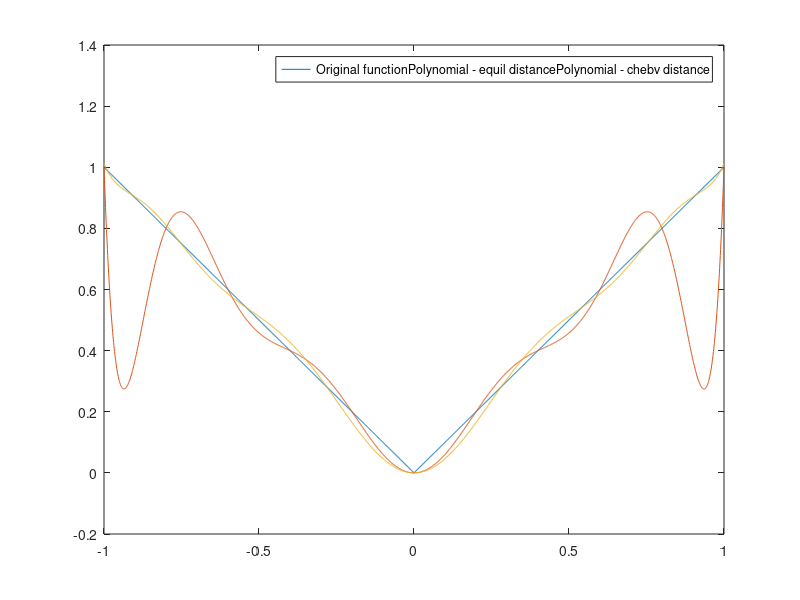
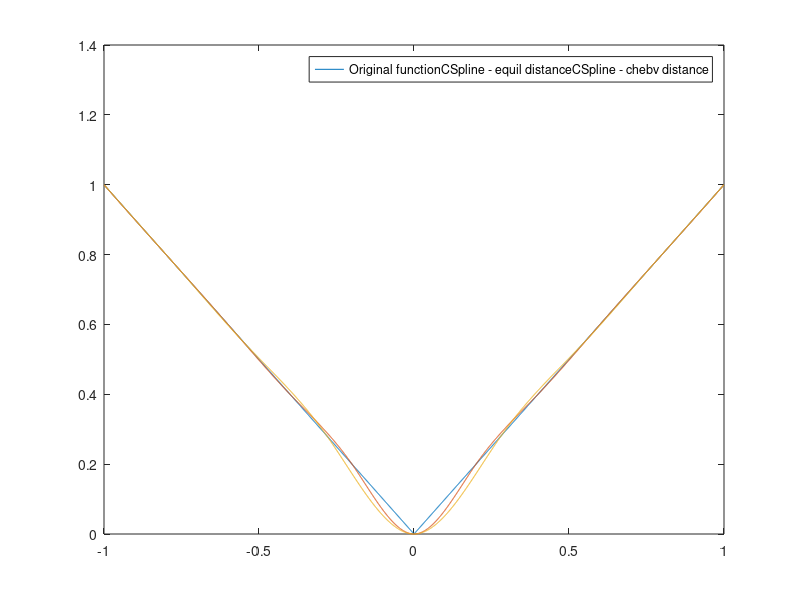

Write the MATLAB code that produced these figures, in order.
close all
clear 
clc

X_equil = -1:0.2:1;
y1_e = abs(X_equil);


X_cheby = [];
for k = 1:11
    X_cheby = [0.5*(-1+1)+0.5*(1+1)*cos(pi*(2*k-1)./(2*11)) X_cheby];
end
y1_c = abs(X_cheby);

p_equil = polyfit(X_equil,y1_e,10);
p_cheby = polyfit(X_cheby,y1_c,10);


X = -1:0.001:1;
y0 = abs(X);
y1 = polyval(p_equil,X);
y2 = polyval(p_cheby,X);
a0 = plot(X, y0);
hold on;
a1 = plot(X, y1);
hold on;
a2 = plot(X, y2);
M0 = "Original function";
M1 = "Polynomial - equil distance";
M2 = "Polynomial - chebv distance";
legend([a0,a1,a2], [M0,M1,M2]);


figure
X = -1:0.001:1
y0 = abs(X);
y1 = spline(X_equil,y1_e,X);
y2 = spline(X_cheby,y1_c,X);
a0 = plot(X, y0);
hold on;
a1 = plot(X, y1);
hold on;
a2 = plot(X, y2);
M0 = "Original function";
M1 = "CSpline - equil distance";
M2 = "CSpline - chebv distance";
legend([a0,a1,a2], [M0,M1,M2]);